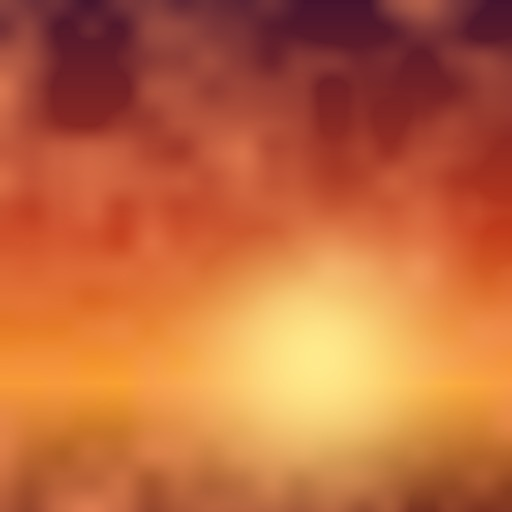
#> input picture Tools/probe_images/probe_a.jpg, 512 x 512 px
$ python -i catalog_check.py   (imports and definitions only)
#> lines starting #> are read from the running program, lines starting #| are printed output that depends on the picture
# catalog_check.py <scandir> — final catalogue quality sweep:
#   WEISS    any variant mean luma > 205, or > 180 with saturation < 0.12
#   SCHWARZ  all three variants mean luma < 6
#   REGENB.  C frame: >= 7 of 12 hue bins carry >= 4% of the saturated
#            pixels AND saturated coverage >= 8% (spatial full rainbow)
# Prints a table; writes catalog_check.json.
import os, sys, json, colorsys
from PIL import Image

scan = sys.argv[1]
sp = os.path.dirname(os.path.abspath(__file__))
# [1 line that did not run here, left out]

def metrics(p):
#> called with p = 'probe_images/probe_a.jpg'
    try:
        im = Image.open(p).convert("RGB").resize((160, 100))
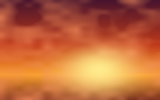
#> im: PIL image 160x100 RGB; mean R, G, B 191.4, 105.1, 60.7
    except Exception:
        return 0.0, 0.0, 0.0, 0
    hsv = im.convert("HSV")
#> hsv: PIL image 160x100 HSV; mean H, S, V 41.7, 175.6, 191.4
    H = list(hsv.getdata(0)); S = list(hsv.getdata(1)); V = list(hsv.getdata(2))
#> after `H = list(hsv.getdata(0))`: H = 16000 values, max 254 at index 6, min 0 at index 4, mean 41.75
#> after `S = list(hsv.getdata(1))`: S = 16000 values, max 219 at index 7037, min 114 at index 11138, mean 175.6
#> after `V = list(hsv.getdata(2))`: V = 16000 values, max 255 at index 10818, min 71 at index 154, mean 191.4
    n = len(H)
#> n = 16000
    luma = sum(V) / n / 1.0 * (255/255)  # V as brightness proxy
#> luma = 191.4
    g = im.convert("L"); hh = g.histogram()
#> after `g = im.convert('L')`:
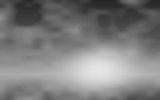
#> g: PIL image 160x100 L; min 38, max 229, mean 125.8
#> after `hh = g.histogram()`: hh = 256 values, max 193 at index 118, min 0 at index 0, mean 62.5
    luma = sum(i*c for i,c in enumerate(hh)) / sum(hh)
#> luma = 125.8
    lit = [(h, s) for h, s, v in zip(H, S, V) if v > 40]
#> lit = 16000 pairs, first value 0 to 254, second value 114 to 219
    sat_px = [(h, s) for h, s in lit if s > 70]
#> sat_px has the same summary as lit
    satcov = len(sat_px) / n
#> satcov = 1
    mean_sat = (sum(s for _, s in lit) / len(lit) / 255.0) if lit else 0.0
#> mean_sat = 0.689
    bins = [0] * 12
    for h, _ in sat_px:
        bins[min(11, h * 12 // 256)] += 1
#> this loop made 16000 passes
#> h on passes 1 to 3: 2, 1, 1
#> after the loop, bins = [11513, 2615, 0, 0, 0, 0, 0, 0, 0, 0, 27, 1845]
    strong = sum(1 for b in bins if sat_px and b >= 0.04 * len(sat_px))
#> strong = 3
    return luma, mean_sat, satcov, strong

rows = []
# [22 lines not run here, left out]
bad = [r for r in rows if r["flags"]]
# [5 lines not run here, left out]

>>> result = metrics('probe_images/probe_a.jpg')
#> result = (125.8, 0.689, 1, 3)
